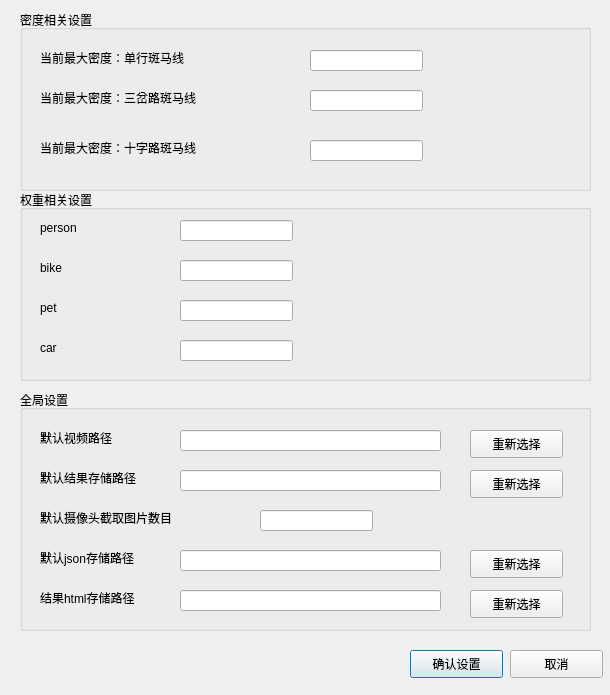
<?xml version="1.0" encoding="UTF-8"?>
<ui version="4.0">
 <class>Dialog</class>
 <widget class="QDialog" name="Dialog">
  <property name="geometry">
   <rect>
    <x>0</x>
    <y>0</y>
    <width>610</width>
    <height>695</height>
   </rect>
  </property>
  <property name="windowTitle">
   <string>Dialog</string>
  </property>
  <widget class="QGroupBox" name="groupBox">
   <property name="geometry">
    <rect>
     <x>20</x>
     <y>10</y>
     <width>571</width>
     <height>181</height>
    </rect>
   </property>
   <property name="title">
    <string>密度相关设置</string>
   </property>
   <widget class="QLabel" name="label_5">
    <property name="geometry">
     <rect>
      <x>20</x>
      <y>40</y>
      <width>191</width>
      <height>16</height>
     </rect>
    </property>
    <property name="text">
     <string>当前最大密度：单行斑马线</string>
    </property>
   </widget>
   <widget class="QLineEdit" name="one_zebra">
    <property name="geometry">
     <rect>
      <x>290</x>
      <y>40</y>
      <width>113</width>
      <height>21</height>
     </rect>
    </property>
   </widget>
   <widget class="QLineEdit" name="triangle_zebra">
    <property name="geometry">
     <rect>
      <x>290</x>
      <y>80</y>
      <width>113</width>
      <height>21</height>
     </rect>
    </property>
   </widget>
   <widget class="QLabel" name="label_6">
    <property name="geometry">
     <rect>
      <x>20</x>
      <y>80</y>
      <width>201</width>
      <height>16</height>
     </rect>
    </property>
    <property name="text">
     <string>当前最大密度：三岔路斑马线</string>
    </property>
   </widget>
   <widget class="QLineEdit" name="rectangle_zebra">
    <property name="geometry">
     <rect>
      <x>290</x>
      <y>130</y>
      <width>113</width>
      <height>21</height>
     </rect>
    </property>
   </widget>
   <widget class="QLabel" name="label_7">
    <property name="geometry">
     <rect>
      <x>20</x>
      <y>130</y>
      <width>211</width>
      <height>16</height>
     </rect>
    </property>
    <property name="text">
     <string>当前最大密度：十字路斑马线</string>
    </property>
   </widget>
  </widget>
  <widget class="QGroupBox" name="groupBox_2">
   <property name="geometry">
    <rect>
     <x>20</x>
     <y>190</y>
     <width>571</width>
     <height>191</height>
    </rect>
   </property>
   <property name="title">
    <string>权重相关设置</string>
   </property>
   <widget class="QLabel" name="label">
    <property name="geometry">
     <rect>
      <x>20</x>
      <y>30</y>
      <width>72</width>
      <height>15</height>
     </rect>
    </property>
    <property name="text">
     <string>person</string>
    </property>
   </widget>
   <widget class="QLabel" name="label_2">
    <property name="geometry">
     <rect>
      <x>20</x>
      <y>70</y>
      <width>72</width>
      <height>15</height>
     </rect>
    </property>
    <property name="text">
     <string>bike</string>
    </property>
   </widget>
   <widget class="QLabel" name="label_3">
    <property name="geometry">
     <rect>
      <x>20</x>
      <y>110</y>
      <width>72</width>
      <height>15</height>
     </rect>
    </property>
    <property name="text">
     <string>pet</string>
    </property>
   </widget>
   <widget class="QLabel" name="label_4">
    <property name="geometry">
     <rect>
      <x>20</x>
      <y>150</y>
      <width>72</width>
      <height>15</height>
     </rect>
    </property>
    <property name="text">
     <string>car</string>
    </property>
   </widget>
   <widget class="QLineEdit" name="person_weight">
    <property name="geometry">
     <rect>
      <x>160</x>
      <y>30</y>
      <width>113</width>
      <height>21</height>
     </rect>
    </property>
   </widget>
   <widget class="QLineEdit" name="bike_weight">
    <property name="geometry">
     <rect>
      <x>160</x>
      <y>70</y>
      <width>113</width>
      <height>21</height>
     </rect>
    </property>
   </widget>
   <widget class="QLineEdit" name="pet_weight">
    <property name="geometry">
     <rect>
      <x>160</x>
      <y>110</y>
      <width>113</width>
      <height>21</height>
     </rect>
    </property>
   </widget>
   <widget class="QLineEdit" name="car_weight">
    <property name="geometry">
     <rect>
      <x>160</x>
      <y>150</y>
      <width>113</width>
      <height>21</height>
     </rect>
    </property>
   </widget>
  </widget>
  <widget class="QPushButton" name="confirmBtn">
   <property name="geometry">
    <rect>
     <x>410</x>
     <y>650</y>
     <width>93</width>
     <height>28</height>
    </rect>
   </property>
   <property name="text">
    <string>确认设置</string>
   </property>
  </widget>
  <widget class="QPushButton" name="cancelBtn">
   <property name="geometry">
    <rect>
     <x>510</x>
     <y>650</y>
     <width>93</width>
     <height>28</height>
    </rect>
   </property>
   <property name="text">
    <string>取消</string>
   </property>
  </widget>
  <widget class="QGroupBox" name="groupBox_3">
   <property name="geometry">
    <rect>
     <x>20</x>
     <y>390</y>
     <width>571</width>
     <height>241</height>
    </rect>
   </property>
   <property name="title">
    <string>全局设置</string>
   </property>
   <widget class="QLabel" name="label_8">
    <property name="geometry">
     <rect>
      <x>20</x>
      <y>80</y>
      <width>131</width>
      <height>16</height>
     </rect>
    </property>
    <property name="text">
     <string>默认结果存储路径</string>
    </property>
   </widget>
   <widget class="QLineEdit" name="default_result_path">
    <property name="geometry">
     <rect>
      <x>160</x>
      <y>80</y>
      <width>261</width>
      <height>21</height>
     </rect>
    </property>
   </widget>
   <widget class="QPushButton" name="choose_result_path_btn">
    <property name="geometry">
     <rect>
      <x>450</x>
      <y>80</y>
      <width>93</width>
      <height>28</height>
     </rect>
    </property>
    <property name="text">
     <string>重新选择</string>
    </property>
   </widget>
   <widget class="QLabel" name="label_9">
    <property name="geometry">
     <rect>
      <x>20</x>
      <y>120</y>
      <width>171</width>
      <height>16</height>
     </rect>
    </property>
    <property name="text">
     <string>默认摄像头截取图片数目</string>
    </property>
   </widget>
   <widget class="QLineEdit" name="max_image_num">
    <property name="geometry">
     <rect>
      <x>240</x>
      <y>120</y>
      <width>113</width>
      <height>21</height>
     </rect>
    </property>
   </widget>
   <widget class="QLineEdit" name="default_result_text">
    <property name="geometry">
     <rect>
      <x>160</x>
      <y>160</y>
      <width>261</width>
      <height>21</height>
     </rect>
    </property>
   </widget>
   <widget class="QPushButton" name="choose_result_text_btn">
    <property name="geometry">
     <rect>
      <x>450</x>
      <y>160</y>
      <width>93</width>
      <height>28</height>
     </rect>
    </property>
    <property name="text">
     <string>重新选择</string>
    </property>
   </widget>
   <widget class="QLabel" name="label_10">
    <property name="geometry">
     <rect>
      <x>20</x>
      <y>160</y>
      <width>131</width>
      <height>16</height>
     </rect>
    </property>
    <property name="text">
     <string>默认json存储路径</string>
    </property>
   </widget>
   <widget class="QLineEdit" name="default_result_html">
    <property name="geometry">
     <rect>
      <x>160</x>
      <y>200</y>
      <width>261</width>
      <height>21</height>
     </rect>
    </property>
   </widget>
   <widget class="QPushButton" name="choose_result_html_btn">
    <property name="geometry">
     <rect>
      <x>450</x>
      <y>200</y>
      <width>93</width>
      <height>28</height>
     </rect>
    </property>
    <property name="text">
     <string>重新选择</string>
    </property>
   </widget>
   <widget class="QLabel" name="label_11">
    <property name="geometry">
     <rect>
      <x>20</x>
      <y>200</y>
      <width>131</width>
      <height>16</height>
     </rect>
    </property>
    <property name="text">
     <string>结果html存储路径</string>
    </property>
   </widget>
   <widget class="QLabel" name="label_12">
    <property name="geometry">
     <rect>
      <x>20</x>
      <y>40</y>
      <width>101</width>
      <height>16</height>
     </rect>
    </property>
    <property name="text">
     <string>默认视频路径</string>
    </property>
   </widget>
   <widget class="QLineEdit" name="default_video_path">
    <property name="geometry">
     <rect>
      <x>160</x>
      <y>40</y>
      <width>261</width>
      <height>21</height>
     </rect>
    </property>
   </widget>
   <widget class="QPushButton" name="choose_video_path_btn">
    <property name="geometry">
     <rect>
      <x>450</x>
      <y>40</y>
      <width>93</width>
      <height>28</height>
     </rect>
    </property>
    <property name="text">
     <string>重新选择</string>
    </property>
   </widget>
  </widget>
 </widget>
 <resources/>
 <connections/>
</ui>
